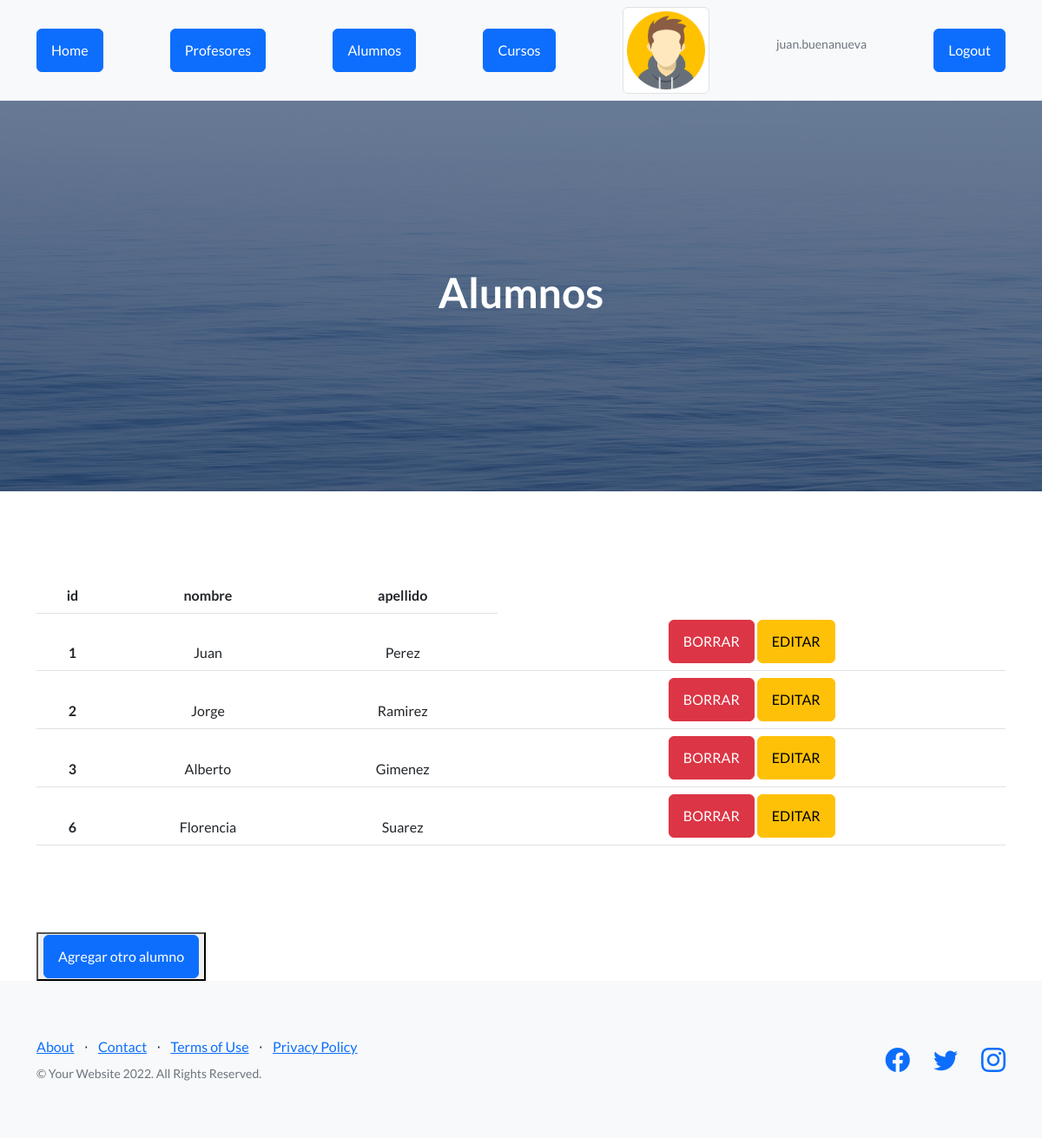
Screenshot of /appCoder/alumnos (signed in) with the database file from the repository.
### AppCoder/models.py (models this page shows)
class Alumnos(models.Model):
    nombre = models.CharField(max_length=40)
    apellido = models.CharField(max_length=40)

### AppCoder/views.py (the view)
# urls.py: path("alumnos" , views.alumnos , name="alumnos" ),
def alumnos(request):
    print(request.user.id)
    if request.user.id != None:
        avatares = Avatar.objects.filter(user=request.user.id)
        alumnos = Alumnos.objects.all
        return render( request , "alumnos.html", {"alumnos":alumnos,"url":avatares[0].imagen.url})
    else:
        return render( request , "alumnos.html")

### AppCoder/template/alumnos.html
{% extends "padre.html" %}
{% load static %}
{% block seccion %}
    <h1>Alumnos</h1>
{% endblock %}
{% block contenido %}
      <div class="container">
        <table class="table table-hover" style="text-align: center; margin-top: 100px;margin-bottom: 100px;">
            <thead>
            <tr>
                <th>id</th>
                <th>nombre</th>
                <th>apellido</th>
            </tr>
            {% for n in alumnos %}
            <tr>
                <th>{{n.id}}</th>
                <td>{{n.nombre}}</td>
                <td>{{n.apellido}}</td>
                <td>
                    {% if request.user.is_authenticated %}
                    <a href="{% url 'eliminar_alumno'  n.id %}" class="btn btn-danger">BORRAR</a>
                    <a href="{% url 'editar_alumno'  n.id %}" class="btn btn-warning">EDITAR</a>
                    {% endif %}
                </td>
            {% endfor %}
            </tr>
        </table>
        <button>
            <a href="alta_alumno" class="btn btn-primary">Agregar otro alumno</a>
        </button>
      </div>
{% endblock %}

### AppCoder/template/padre.html (shortened to what this page needs)
<!DOCTYPE html>
<html lang="en">
    <head>
        {% load static %}
        <link href="https://cdn.jsdelivr.net/npm/bootstrap-icons@1.5.0/font/bootstrap-icons.css" rel="stylesheet" type="text/css" />
        <link href="{% static 'app_coder/css/styles.css' %}" rel="stylesheet" />
    </head>
    <body>
        <nav class="navbar navbar-light bg-light static-top">
            <div class="container">
                <a href="{% url 'home' %}" class="btn btn-primary">Home</a>
                {% if request.user.is_authenticated %}
                    <a href="{% url 'profesores' %}" class="btn btn-primary">Profesores</a>
                {% endif %}
                <a href="{% url 'alumnos' %}" class="btn btn-primary">Alumnos</a>
                <a href="{% url 'cursos' %}" class="btn btn-primary">Cursos</a>
                {% if request.user.is_authenticated %}
                    <img src="{{ url }}" class="img-thumbnail" alt="..." width="100px" height="100px">
                    <p class="text-muted small">{{user.username}}</p>
                    <a href="{% url 'Logout' %}" class="btn btn-primary">Logout</a>
                {% endif %}
            </div>
        </nav>
        <header class="masthead">
            <div class="container position-relative">
                <div class="row justify-content-center">
                    <div class="col-xl-6">
                        <div class="text-center text-white">
                            {% block seccion %}
                            {% endblock %}
                        </div>
                    </div>
                </div>
            </div>
        </header>
        {% block contenido %}
        {% endblock %}
        <footer class="footer bg-light">
            <div class="container">
                <div class="row">
                    <div class="col-lg-6 h-100 text-center text-lg-start my-auto">
                        <ul class="list-inline mb-2">
                            <li class="list-inline-item"><a href="#!">About</a></li>
                            <li class="list-inline-item">⋅</li>
                            <li class="list-inline-item"><a href="#!">Contact</a></li>
                            <li class="list-inline-item">⋅</li>
                            <li class="list-inline-item"><a href="#!">Terms of Use</a></li>
                            <li class="list-inline-item">⋅</li>
                            <li class="list-inline-item"><a href="#!">Privacy Policy</a></li>
                        </ul>
                        <p class="text-muted small mb-4 mb-lg-0">&copy; Your Website 2022. All Rights Reserved.</p>
                    </div>
                    <div class="col-lg-6 h-100 text-center text-lg-end my-auto">
                        <ul class="list-inline mb-0">
                            <li class="list-inline-item me-4">
                                <a href="#!"><i class="bi-facebook fs-3"></i></a>
                            </li>
                            <li class="list-inline-item me-4">
                                <a href="#!"><i class="bi-twitter fs-3"></i></a>
                            </li>
                            <li class="list-inline-item">
                                <a href="#!"><i class="bi-instagram fs-3"></i></a>
                            </li>
                        </ul>
                    </div>
                </div>
            </div>
        </footer>
    </body>
</html>

### rows the page displays
Alumnos: id "1", nombre "Juan", apellido "Perez"
Alumnos: id "2", nombre "Jorge", apellido "Ramirez"
Alumnos: id "3", nombre "Alberto", apellido "Gimenez"
Alumnos: id "6", nombre "Florencia", apellido "Suarez"

### other values shown
{{ user.username }} "juan.buenanueva"
